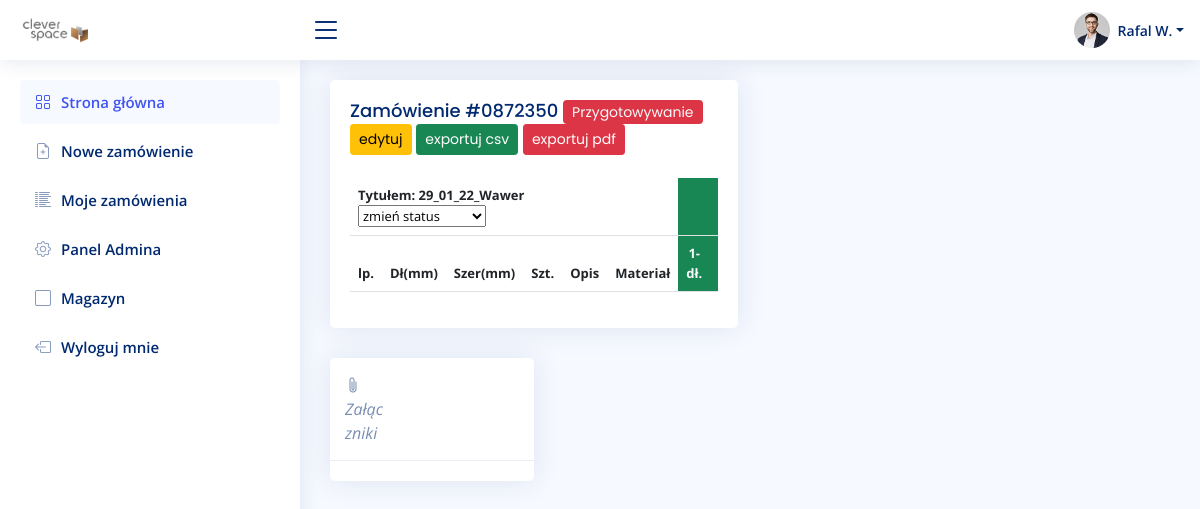
Screenshot of /order/0872350/ (signed in) with the database file from the repository.
### account/models.py (models this page shows, shortened)
class UserBase(AbstractBaseUser, PermissionsMixin):
    email = models.EmailField(unique=True)
    first_name = models.CharField(max_length=150, blank=True)
    last_name = models.CharField(max_length=150, blank=True)
    phone_number = models.CharField(max_length=15, blank=True)
    postcode = models.CharField(max_length=12, blank=True)
    address_line_1 = models.CharField(max_length=150, blank=True)
    address_line_2 = models.CharField(max_length=150, blank=True)
    town_city = models.CharField(max_length=150, blank=True)
    is_active = models.BooleanField(default=True)
    is_staff = models.BooleanField(default=False)
    created = models.DateTimeField(auto_now_add=True)
    updated = models.DateTimeField(auto_now=True)
    objects = CustomAccountManager()
    USERNAME_FIELD = 'email'
    REQUIRED_FIELDS = ['first_name', 'last_name']
    class Meta:
        verbose_name = "Konto"
        verbose_name_plural = "Konta"

### order/models.py (models this page shows, shortened)
class Order(models.Model):
    PREPARATION = 0
    PENDING = 1
    DURING = 2
    DONE = 3
    STATUS = (
        ('zmień status', 'zmień status'),
        (PREPARATION, 'Przygotowywanie'),
        (PENDING, 'Oczekuję'),
        (DURING, 'W trakcie'),
        (DONE, 'Zakończone'),
    )
    user = models.ForeignKey(settings.AUTH_USER_MODEL, on_delete=models.CASCADE, related_name='order_user')
    title = models.CharField(max_length=255, blank=False, null=False, default=True)
    date_created = models.DateTimeField(auto_now_add=True, null=True)
    slug = RandomSlugField(length=7, exclude_lower=True, exclude_upper=True, exclude_vowels=True)
    status = models.SmallIntegerField(choices=STATUS, default=PREPARATION)
    class Meta:
        verbose_name = "zamówienie"
        verbose_name_plural = "zamówienia"

### order/views.py (the view, shortened to what this page needs)
# urls.py: path('order/<slug:slug>/', views.detail, name='detail'),
@login_required(login_url='login')
def detail(request, slug):
    order = Order.objects.get(slug=slug)
    item = order.item_set.all()
    attachment = order.attachment_set.all()
    form = StatusForm()
    context = {
        'order': order,
        'item': item,
        'attachment': attachment,
        'form': form,}
    return render(request, 'order/detail.html', context)

### order/forms.py
class StatusForm(forms.Form):
    status = forms.ChoiceField(choices=Order.STATUS, widget=forms.Select(attrs={'onchange': 'submit();'}))

### order/templates/order/detail.html (shortened to what this page needs)
{% extends 'main.html' %}
{% load static %}
{% block content %}
<div class="row">
  <div class="col-sm-6">
    <div class="card recent-sales">
      <div class="card-body">
        <h5 class="card-title">Zamówienie #{{ order.slug }}
          <span class="badge text-light {% if order.status == 3 %} bg-success {% elif order.status == 2 %} bg-warning  {% elif order.status == 1 %} bg-secondary {% elif order.status == 0 %} bg-danger {% endif %} ">{{ order.get_status_display }}</span>
            {% if order.status == 0 %}
            <a href="{% url 'edit' order.slug %}" class="btn btn-warning btn-sm">edytuj</a>
            {% endif %}
            {% if user.is_staff %}
            <a href="{% url  'export_csv' order.slug %}" class="btn btn-success btn-sm">exportuj csv</a>
            <a href="{% url  'export_pdf' order.slug %}" class="btn btn-danger btn-sm">exportuj pdf</a>
              {% endif %}
        </h5>
        <div class="table-responsive">
        <table class="table">
            <thead>
                <th colspan="6" style="text-align: left;">{% if user.is_staff %}Tytułem: {{ order.title }}   <form method="POST">{% csrf_token %}
            {{ form.status }}
          </form>{% endif %}</th>
                <th colspan="4" class="bg-success text-light">Okleina</th>
              <tr>
                <th scope="col">lp.</th>
                <th scope="col">Dł(mm)</th>
                <th scope="col">Szer(mm)</th>
                <th scope="col">Szt.</th>
                <th scope="col">Opis</th>
                <th scope="col">Materiał</th>
                <th scope="col" class="bg-success text-light">1-dł.</th>
                <th scope="col" class="bg-success text-light">1-szer.</th>
              </tr>
            </thead>
          </table>
          </div>
        </div>
      </div>
      <div class="col-sm-6">
    {% include "order/attachments.html" %}
    </div>
    </div>
  </div>
{% endblock %}

### templates/navbar.html (shortened to what this page needs)
  {% load static %}
  <header id="header" class="header fixed-top d-flex align-items-center">
    <div class="d-flex align-items-center justify-content-between">
      <a href="{% url 'home' %}" class="logo d-flex align-items-center">
        <img src="{% static 'assets/img/logo.png' %}" alt="">
      </a>
      <i class="bi bi-list toggle-sidebar-btn"></i>
    </div>
    <nav class="header-nav ms-auto">
      <ul class="d-flex align-items-center">
        <li class="nav-item dropdown pe-3">
          <a class="nav-link nav-profile d-flex align-items-center pe-0" href="#" data-bs-toggle="dropdown">
            <img src="{% static 'assets/img/profile-img.jpg' %}" alt="Profile" class="rounded-circle">
            <span class="d-none d-md-block dropdown-toggle ps-2">{{ user.first_name }} {{ user.last_name.0 }}.</span>
          </a>
            </li>
          </ul>
    </nav>
  </header>
  <aside id="sidebar" class="sidebar">
    <ul class="sidebar-nav" id="sidebar-nav">
      <li class="nav-item">
        <a class="nav-link " href="{% url 'home' %}">
          <i class="bi bi-grid"></i>
          <span>Strona główna</span>
        </a>
      </li>
      <li class="nav-item">
        <a class="nav-link collapsed" href="{% url 'new' %}">
          <i class="bi bi-file-earmark-plus"></i>
          <span>Nowe zamówienie</span>
        </a>
      </li>
      <li class="nav-item">
        <a class="nav-link collapsed" href="{% url 'home' %}">
          <i class="bi bi-list-columns-reverse"></i>
          <span>Moje zamówienia</span>
        </a>
      </li>
      {% if user.is_staff %}
      <li class="nav-item">
        <a class="nav-link collapsed" href="{% url 'admin:index' %}">
          <i class="bi bi-gear"></i>
          <span>Panel Admina</span>
        </a>
      </li>
      <li class="nav-item">
        <a class="nav-link collapsed" href="{% url 'stock' %}">
          <i class="bi bi-square"></i>
          <span>Magazyn</span>
        </a>
      </li>
      {% endif %}
      <li class="nav-item">
        <a class="nav-link collapsed" href="{% url 'logout' %}">
          <i class="bi bi-box-arrow-left"></i>
          <span>Wyloguj mnie</span>
        </a>
      </li>
    </ul>
  </aside>

### static/assets/css/style.css (style rules this page uses)
:root { scroll-behavior: smooth; }
body { font-family: "Open Sans", sans-serif; background: #f6f9ff; color: #444444; }
a { color: #4154f1; text-decoration: none; }
h1, h2, h3, h4, h5, h6 { font-family: "Nunito", sans-serif; }
.card { margin-bottom: 30px; border: none; border-radius: 5px; box-shadow: 0px 0 30px rgba(1, 41, 112, 0.1); overflow: hidden; }
.card-title { padding: 20px 0 15px 0; font-size: 18px; font-weight: 500; color: #012970; font-family: "Poppins", sans-serif; }
.card-title span { color: #899bbd; font-size: 14px; font-weight: 400; }
.card-body { padding: 0 20px 20px 20px; }
.logo { line-height: 1; }
@media (min-width: 1200px) { .logo { width: 280px; } }
.logo img { max-height: 26px; margin-right: 6px; }
.header { transition: all 0.5s; z-index: 997; height: 60px; box-shadow: 0px 2px 20px rgba(1, 41, 112, 0.1); background-color: #fff; padding-left: 20px; }
.header .toggle-sidebar-btn { font-size: 32px; padding-left: 10px; cursor: pointer; color: #012970; }
.header-nav ul { list-style: none; }
.header-nav > ul { margin: 0; padding: 0; }
.header-nav .nav-profile { color: #012970; }
.header-nav .nav-profile img { max-height: 36px; }
.header-nav .nav-profile span { font-size: 14px; font-weight: 600; }
.sidebar { position: fixed; top: 60px; left: 0; bottom: 0; width: 300px; z-index: 996; transition: all 0.3s; padding: 20px; overflow-y: auto; scrollbar-width: thin; scrollbar-color: #aab7cf transparent; box-shadow: 0px 0px 20px rgba(1, 41, 112, 0.1); background-color: #fff; }
.sidebar-nav { padding: 0; margin: 0; list-style: none; }
.sidebar-nav li { padding: 0; margin: 0; list-style: none; }
.sidebar-nav .nav-item { margin-bottom: 5px; }
.sidebar-nav .nav-link { display: flex; align-items: center; font-size: 15px; font-weight: 600; color: #4154f1; transition: 0.3; background: #f6f9ff; padding: 10px 15px; border-radius: 4px; }
.sidebar-nav .nav-link i { font-size: 16px; margin-right: 10px; color: #4154f1; }
.sidebar-nav .nav-link.collapsed { color: #012970; background: #fff; }
.sidebar-nav .nav-link.collapsed i { color: #899bbd; }
.table { text-align: center; font-size: small; }

### rows the page displays
UserBase: first_name "Rafal", last_name.0 "W"
Order: slug "0872350", status "Przygotowywanie", title "29_01_22_Wawer"
